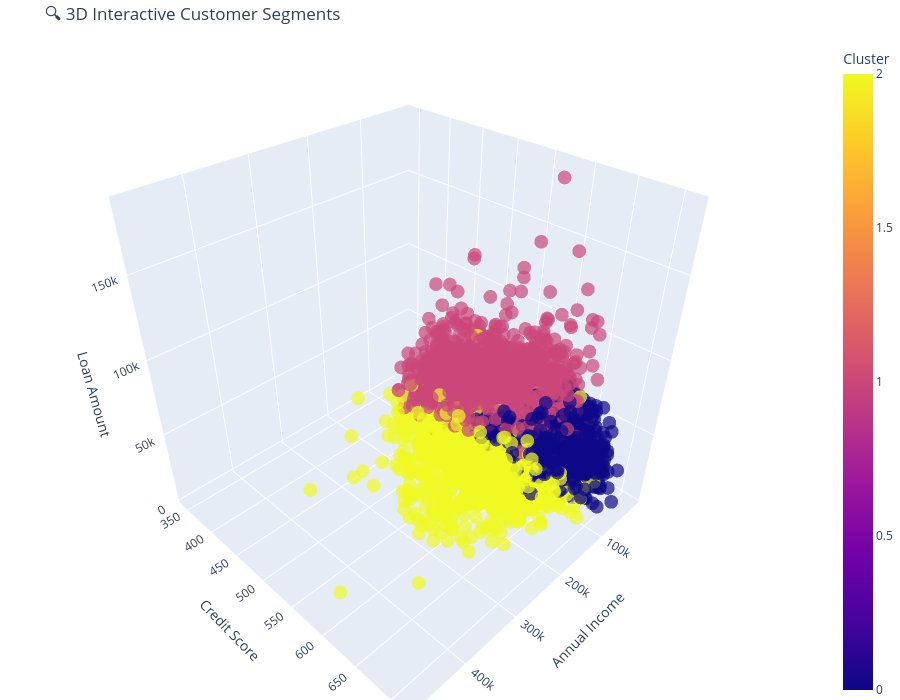

Notebook cell for this chart:
### Code cell
import plotly.express as px

# 1. Map cluster labels back to the original training data
# We do this so the axes show REAL values (Income, Score) 
# instead of scaled numbers (which are hard to read)
X_train_plot = X_train.copy()
X_train_plot['Cluster'] = kmean.labels_

# 2. Create the 3D Interactive Plot
fig = px.scatter_3d(
    X_train_plot,
    x='AnnualIncome',   # X-Axis
    y='CreditScore',    # Y-Axis
    z='LoanAmount',     # Z-Axis
    color='Cluster',    # Color by the groups found by KMeans
    title='🔍 3D Interactive Customer Segments',
    opacity=0.7,        # Make dots slightly transparent so you can see through them
    width=900,
    height=700,
    color_discrete_sequence=px.colors.qualitative.Vivid # Use nice distinct colors
)

# 3. Update labels to look professional
fig.update_layout(
    scene=dict(
        xaxis_title='Annual Income',
        yaxis_title='Credit Score',
        zaxis_title='Loan Amount'
    ),
    margin=dict(l=0, r=0, b=0, t=40) # Tight layout
)

fig.show()

### Figure 1 — Plotly figure (JSON) as saved in the notebook; plotly's stock layout.template omitted (floating-point values rounded to 4 significant figures; data arrays with more than 128 entries replaced by an {"elided": "..."} marker saying what was removed)
{"data": [{"hovertemplate": "AnnualIncome=%{x}<br>CreditScore=%{y}<br>LoanAmount=%{z}<br>Cluster=%{marker.color}<extra></extra>", "legendgroup": "", "marker": {"color": {"elided": "16000 int values"}, "coloraxis": "coloraxis", "opacity": 0.7, "symbol": "circle"}, "mode": "markers", "name": "", "scene": "scene", "showlegend": false, "type": "scatter3d", "x": {"elided": "16000 int values"}, "y": {"elided": "16000 int values"}, "z": {"elided": "16000 int values"}}], "layout": {"coloraxis": {"colorbar": {"title": {"text": "Cluster"}}, "colorscale": [[0, "#0d0887"], [0.1111, "#46039f"], [0.2222, "#7201a8"], [0.3333, "#9c179e"], [0.4444, "#bd3786"], [0.5556, "#d8576b"], [0.6667, "#ed7953"], [0.7778, "#fb9f3a"], [0.8889, "#fdca26"], [1, "#f0f921"]]}, "height": 700, "legend": {"tracegroupgap": 0}, "margin": {"b": 0, "l": 0, "r": 0, "t": 40}, "scene": {"domain": {"x": [0, 1], "y": [0, 1]}, "xaxis": {"title": {"text": "Annual Income"}}, "yaxis": {"title": {"text": "Credit Score"}}, "zaxis": {"title": {"text": "Loan Amount"}}}, "title": {"text": "🔍 3D Interactive Customer Segments"}, "width": 900}}
